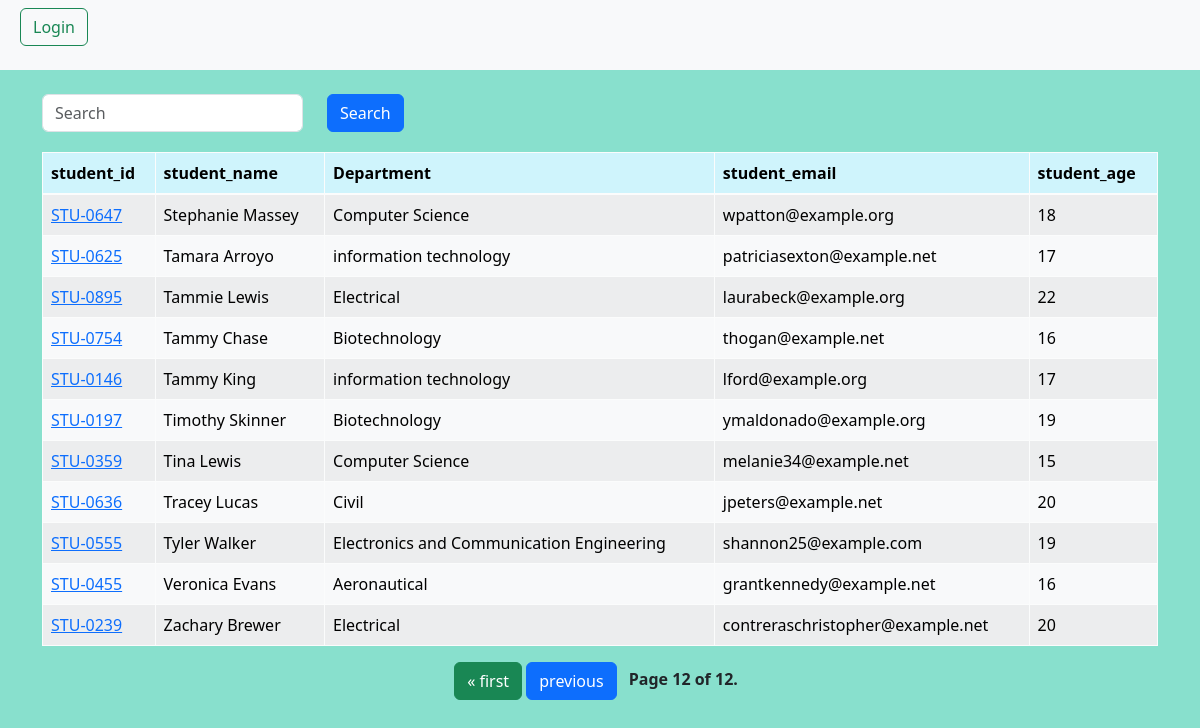
Screenshot of /students/?page=12 with the database file from the repository.
### vegi/models.py (models this page shows, shortened)
class Student(models.Model):
    department = models.ForeignKey(Department ,related_name= 'depart' , on_delete=models.CASCADE)
    student_id = models.OneToOneField( StudentID , related_name='studentid' , on_delete= models.CASCADE)
    student_name = models.CharField(max_length= 100)
    student_email = models.EmailField( unique= True)
    student_age = models.IntegerField( default=18)
    student_address = models.TextField()
    class Meta:
        ordering = ["student_name"]
        verbose_name = 'student'

class StudentID(models.Model):
    student_id = models.CharField(max_length= 100)
    def __str__(self) -> str:
        return f"{self.student_id} "

class Department(models.Model):
    department = models.CharField( max_length= 100)
    def __str__(self) -> str:
        return f" {self.department} "
    class Meta:
        ordering = ["department"]

### vegi/views.py (the view, shortened to what this page needs)
# urls.py: path('students/', get_students , name='get_students'),
def get_students(request):
    query_set = Student.objects.all()
    paginator = Paginator(query_set, 12)  # Show 25 contacts per page.
    page_number = request.GET.get("page" , 1)
    page_obj = paginator.get_page(page_number)
    context = { "page_obj" : page_obj }
    return render(request , 'report/students.html' , context )

### vegi/templates/report/students.html (shortened to what this page needs)
{% extends "base.html" %}
{% block start %}
<div class="container my-4">
    <form class="text-center mx-auto mb-1">
        <div class="row">
            <div class="col-md-3">
                <input class="form-control" name="search" placeholder="Search">
            </div>
            <div class="col-md-1">
                <button class="btn btn-primary">Search</button>
            </div>
        </div>
    </form>
    <table class="table table-light table-striped">
        <thead class="table-info">
            <tr>
                <th scope="col">student_id</th>
                <th scope="col">student_name</th>
                <th scope="col">Department</th>
                <th scope="col">student_email</th>
                <th scope="col">student_age</th>
            </tr>
        </thead>
        <tbody class="table-group-divider">
            {% for stu in page_obj %}
            <tr>
                <td>    <a href="/marks/{{ stu.student_id }}">{{ stu.student_id }}</a>      </td>
                <td>{{ stu.student_name }}</td>
                <td>{{ stu.department }}</td>
                <td>{{ stu.student_email }}</td>
                <td>{{ stu.student_age }}</td>
            </tr>
            {% endfor %}
        </tbody>
    </table>
    <div class="pagination justify-content-center">
        <span class="step-links">
            {% if page_obj.has_previous %}
                <a href="?page=1" class="btn btn-success">&laquo; first</a>
                <a href="?page={{ page_obj.previous_page_number }}" class="btn btn-primary">previous</a>
            {% endif %}
            <span class="current mx-2 fw-bold">
                Page {{ page_obj.number }} of {{ page_obj.paginator.num_pages }}.
            </span>
        </span>
    </div>
</div>
{% endblock %}

### main/templates/base.html (style rules this page uses)
.custom-background { background-color: #88e0cd; }
table { width: 80%; border-collapse: collapse; margin: 20px auto; }
th, td { border: 1px solid #ccc; padding: 8px; text-align: left; }
th { background-color: #f2f2f2; }

### rows the page displays
Student: student_id "STU-0647", student_name "Stephanie Massey", department "Computer Science", student_email "wpatton@example.org", student_age "18"
Student: student_id "STU-0625", student_name "Tamara Arroyo", department "information technology", student_email "patriciasexton@example.net", student_age "17"
Student: student_id "STU-0895", student_name "Tammie Lewis", department "Electrical", student_email "laurabeck@example.org", student_age "22"
Student: student_id "STU-0754", student_name "Tammy Chase", department "Biotechnology", student_email "thogan@example.net", student_age "16"
Student: student_id "STU-0146", student_name "Tammy King", department "information technology", student_email "lford@example.org", student_age "17"
Student: student_id "STU-0197", student_name "Timothy Skinner", department "Biotechnology", student_email "ymaldonado@example.org", student_age "19"
Student: student_id "STU-0359", student_name "Tina Lewis", department "Computer Science", student_email "melanie34@example.net", student_age "15"
Student: student_id "STU-0636", student_name "Tracey Lucas", department "Civil", student_email "jpeters@example.net", student_age "20"
Student: student_id "STU-0555", student_name "Tyler Walker", department "Electronics and Communication Engineering", student_email "shannon25@example.com", student_age "19"
Student: student_id "STU-0455", student_name "Veronica Evans", department "Aeronautical", student_email "grantkennedy@example.net", student_age "16"
Student: student_id "STU-0239", student_name "Zachary Brewer", department "Electrical", student_email "contreraschristopher@example.net", student_age "20"

### other values shown
{{ page_obj.number }} "12"
{{ page_obj.paginator.num_pages }} "12"
